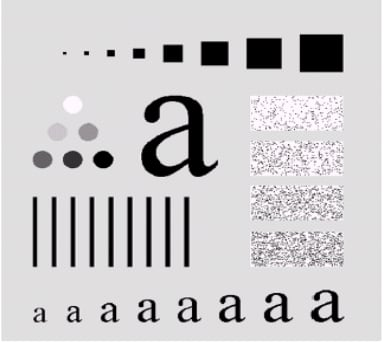
#> input picture XLA/xu ly anh/bai tap/b5/9452d24b-62e3-40dd-91e4-2606e9fc759f.jpg, 385 x 345 px, found by its file name
$ python btvn_NDQUY.py
#> lines starting #> are read from the running program, lines starting #| are printed output that depends on the picture
import cv2
import numpy as np
from matplotlib import pyplot as plt

img = cv2.imread("D:\\Ky 2 nam 3\\xu ly anh\\bai tap\\b5\\9452d24b-62e3-40dd-91e4-2606e9fc759f.jpg")
#> img is the input picture: shape (345, 385, 3); mean B, G, R 203.5, 202.1, 203.8

R, G, B = img[:, :, 2], img[:, :, 1], img[:, :, 0]
img_gray = 0.2989 * R + 0.5870 * G + 0.1140 * B  # Công thức chuyển đổi sang ảnh xám
img_gray = img_gray.astype(np.uint8)

def fft(image):
    F = np.fft.fft2(image)
    Fshift = np.fft.fftshift(F)
    return F, Fshift

def ifft(Fshift, H):
    Gshift = Fshift * H
    G = np.fft.ifftshift(Gshift)
    return G

def butterworth_lowpass_function(image, D0, n):
#> called with D0 = 15, n = 2
    M, N = image.shape
#> M = 345; N = 385

    # Tính toán phổ Fourier của ảnh
    F, Fshift = fft(image)

    # Tạo ma trận bộ lọc Butterworth low-pass
    H = np.zeros((M, N), dtype=np.float32)
    for u in range(M):
        for v in range(N):
            D = np.sqrt((u - M/2)**2 + (v - N/2)**2)
            H[u, v] = 1 / (1 + (D/D0)**(2*n))
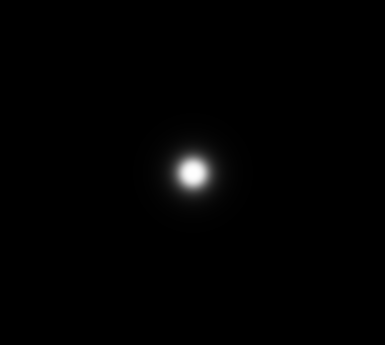
#> H: shape (345, 385) float32; min 1.13e-05, max 1, mean 0.00833

    # Áp dụng bộ lọc vào không gian tần số
    G = ifft(Fshift, H)

    # Tính toán ảnh lọc trong không gian thời gian
    g = np.abs(np.fft.ifft2(G))
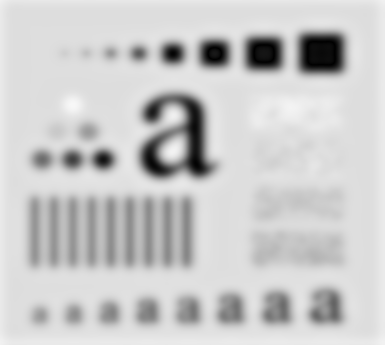
#> g: shape (345, 385) float64; min 0.166, max 247.9, mean 202.1
    return g

def gaussian_lowpass_function(image, sigma):
#> called with sigma = 10
    M, N = image.shape
#> M = 345; N = 385

    # Tính toán phổ Fourier của ảnh
    F, Fshift = fft(image)

    # Tạo ma trận bộ lọc Gauss low-pass
    H = np.zeros((M, N), dtype=np.float32)
    for u in range(M):
        for v in range(N):
            D = np.sqrt((u - M/2)**2 + (v - N/2)**2)
            H[u, v] = np.exp(-D**2 / (2*sigma**2))

    # Áp dụng bộ lọc vào không gian tần số
    G = ifft(Fshift, H)

    # Tính toán ảnh lọc trong không gian thời gian
    g = np.abs(np.fft.ifft2(G))
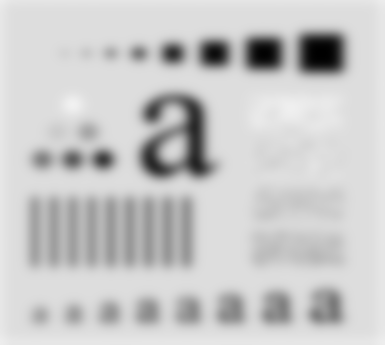
#> g: shape (345, 385) float64; min 0.245, max 241.4, mean 201.4
    return g

# Áp dụng bộ lọc thông thấp Butterworth và Gaussian
D0_butterworth = 15  # Tần số cắt của bộ lọc Butterworth
n_butterworth = 2  # Bậc của bộ lọc Butterworth
filtered_image_butterworth = butterworth_lowpass_function(img_gray, D0_butterworth, n_butterworth)

sigma_gaussian = 10  # Độ lớn của bộ lọc Gaussian
filtered_image_gaussian = gaussian_lowpass_function(img_gray, sigma_gaussian)

# Hiển thị ảnh gốc và ảnh sau khi lọc
plt.subplot(131)
plt.imshow(img_gray, cmap='gray')
plt.title("Ảnh gốc")

plt.subplot(132)
plt.imshow(filtered_image_butterworth, cmap='gray')
plt.title("Butterworth LP")

plt.subplot(133)
plt.imshow(filtered_image_gaussian, cmap='gray')
plt.title("Gaussian LP")

plt.show()
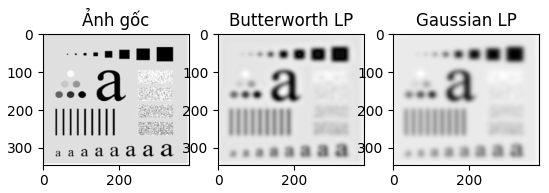
#> figure drawn by matplotlib, 3 panels
